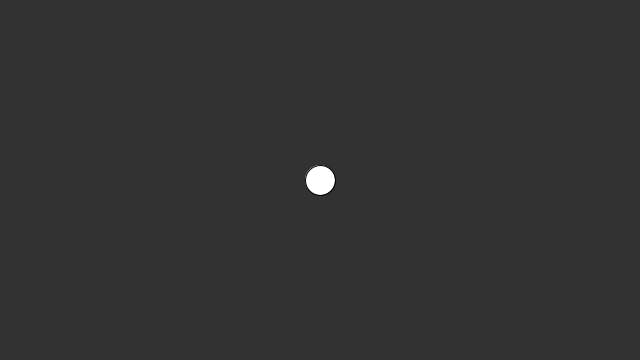
Frame 1 (no input)
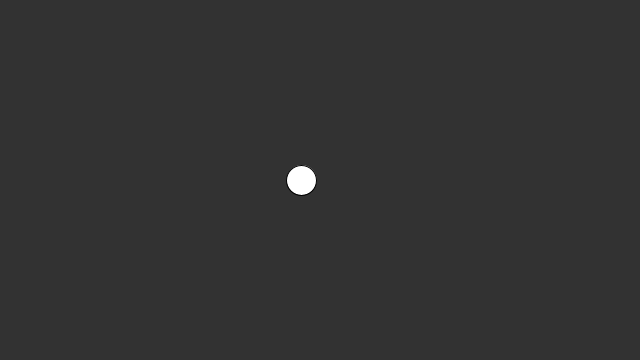
Frame 60 (the mouse pressed at the canvas centre just before this capture)
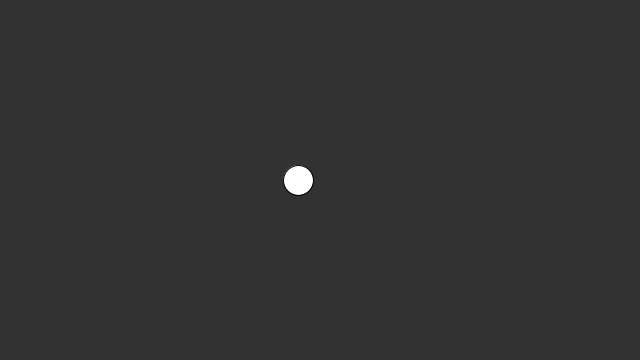
Frame 120 (the mouse held since frame 60 and released just before this capture)

The Processing sketch that drew these frames (run headless with seeded random() and noise(); from frame 60 on, the mouse is pressed at the canvas centre):

// Processing sketch: sketch_5_using_random__
// ── sketch_5_using_random__.pde
float circleX;

void setup() {
  size(640, 360);
  circleX = width/2;
  //circleX = random(0, width); //circleX should be initialized here better.
  
}

void draw() {
  background(50);
  fill(255);
  ellipse(circleX, 180, 30, 30);
  
  circleX = circleX + random(-2,2);
}
  
